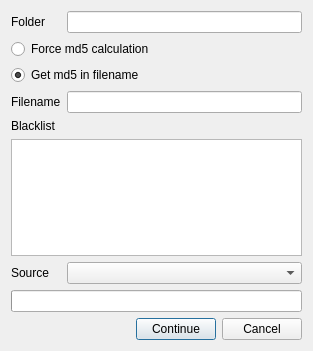
<?xml version="1.0" encoding="UTF-8"?>
<ui version="4.0">
 <class>BlacklistFix1</class>
 <widget class="QDialog" name="BlacklistFix1">
  <property name="geometry">
   <rect>
    <x>0</x>
    <y>0</y>
    <width>313</width>
    <height>351</height>
   </rect>
  </property>
  <property name="windowTitle">
   <string>Blacklist fixer</string>
  </property>
  <property name="windowIcon">
   <iconset resource="../../../resources/resources.qrc">
    <normaloff>:/images/icon.ico</normaloff>:/images/icon.ico</iconset>
  </property>
  <layout class="QFormLayout" name="formLayout">
   <item row="0" column="0">
    <widget class="QLabel" name="labelFolder">
     <property name="text">
      <string>Folder</string>
     </property>
    </widget>
   </item>
   <item row="0" column="1">
    <widget class="QLineEdit" name="lineFolder"/>
   </item>
   <item row="1" column="0" colspan="2">
    <widget class="QRadioButton" name="radioForce">
     <property name="text">
      <string>Force md5 calculation</string>
     </property>
    </widget>
   </item>
   <item row="2" column="0" colspan="2">
    <widget class="QRadioButton" name="radioFilename">
     <property name="text">
      <string>Get md5 in filename</string>
     </property>
     <property name="checked">
      <bool>true</bool>
     </property>
    </widget>
   </item>
   <item row="3" column="0">
    <widget class="QLabel" name="labelFilename">
     <property name="text">
      <string>Filename</string>
     </property>
    </widget>
   </item>
   <item row="3" column="1">
    <widget class="QLineEdit" name="lineFilename"/>
   </item>
   <item row="6" column="0">
    <widget class="QLabel" name="labelSource">
     <property name="text">
      <string>Source</string>
     </property>
    </widget>
   </item>
   <item row="6" column="1">
    <widget class="QComboBox" name="comboSource"/>
   </item>
   <item row="7" column="0" colspan="2">
    <widget class="QProgressBar" name="progressBar">
     <property name="enabled">
      <bool>true</bool>
     </property>
     <property name="format">
      <string>%v/%m</string>
     </property>
    </widget>
   </item>
   <item row="8" column="0" colspan="2">
    <layout class="QHBoxLayout" name="layoutButtons">
     <item>
      <spacer name="horizontalSpacer">
       <property name="orientation">
        <enum>Qt::Horizontal</enum>
       </property>
       <property name="sizeHint" stdset="0">
        <size>
         <width>40</width>
         <height>20</height>
        </size>
       </property>
      </spacer>
     </item>
     <item>
      <widget class="QPushButton" name="buttonContinue">
       <property name="text">
        <string>Continue</string>
       </property>
      </widget>
     </item>
     <item>
      <widget class="QPushButton" name="buttonCancel">
       <property name="text">
        <string>Cancel</string>
       </property>
      </widget>
     </item>
    </layout>
   </item>
   <item row="5" column="0" colspan="2">
    <widget class="QPlainTextEdit" name="textBlacklist"/>
   </item>
   <item row="4" column="0" colspan="2">
    <widget class="QLabel" name="labelBlacklist">
     <property name="text">
      <string>Blacklist</string>
     </property>
    </widget>
   </item>
  </layout>
 </widget>
 <resources>
  <include location="../../../resources/resources.qrc"/>
 </resources>
 <connections/>
</ui>
